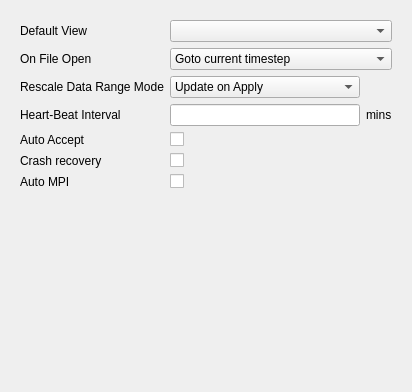
<?xml version="1.0" encoding="UTF-8"?>
<ui version="4.0">
 <class>pqApplicationOptions</class>
 <widget class="QWidget" name="pqApplicationOptions">
  <property name="geometry">
   <rect>
    <x>0</x>
    <y>0</y>
    <width>412</width>
    <height>392</height>
   </rect>
  </property>
  <property name="windowTitle">
   <string>Form</string>
  </property>
  <layout class="QVBoxLayout">
   <item>
    <widget class="QStackedWidget" name="stackedWidget">
     <property name="currentIndex">
      <number>0</number>
     </property>
     <widget class="QWidget" name="General">
      <layout class="QGridLayout">
       <item row="0" column="0">
        <widget class="QLabel" name="label_4">
         <property name="text">
          <string>Default View</string>
         </property>
        </widget>
       </item>
       <item row="0" column="1" colspan="2">
        <widget class="QComboBox" name="DefaultViewType"/>
       </item>
       <item row="3" column="0">
        <widget class="QLabel" name="label">
         <property name="text">
          <string>Heart-Beat Interval</string>
         </property>
        </widget>
       </item>
       <item row="3" column="1">
        <widget class="QLineEdit" name="HeartBeatTimeout">
         <property name="toolTip">
          <string>&lt;html&gt;&lt;p&gt;Set the interval in &lt;b&gt;minutes&lt;/b&gt; after which the client sends a heart beat message to the server to avoid connection termination due to inactivity. &lt;b&gt;0&lt;/b&gt; means no heartbeats.&lt;/p&gt;&lt;/html&gt;</string>
         </property>
         <property name="statusTip">
          <string>&lt;html&gt;&lt;p&gt;Set the interval in &lt;b&gt;minutes&lt;/b&gt; after which the client sends a heart beat message to the server to avoid connection termination due to inactivity. &lt;b&gt;0&lt;/b&gt; means no heartbeats.&lt;/p&gt;&lt;/html&gt;</string>
         </property>
         <property name="whatsThis">
          <string>&lt;html&gt;&lt;p&gt;Set the interval in &lt;b&gt;minutes&lt;/b&gt; after which the client sends a heart beat message to the server to avoid connection termination due to inactivity. &lt;b&gt;0&lt;/b&gt; means no heartbeats.&lt;/p&gt;&lt;/html&gt;</string>
         </property>
        </widget>
       </item>
       <item row="3" column="2">
        <widget class="QLabel" name="label_2">
         <property name="sizePolicy">
          <sizepolicy hsizetype="Fixed" vsizetype="Fixed">
           <horstretch>0</horstretch>
           <verstretch>0</verstretch>
          </sizepolicy>
         </property>
         <property name="text">
          <string>mins</string>
         </property>
        </widget>
       </item>
       <item row="4" column="0">
        <widget class="QLabel" name="label_3">
         <property name="text">
          <string>Auto Accept</string>
         </property>
        </widget>
       </item>
       <item row="4" column="1">
        <widget class="QCheckBox" name="AutoAccept">
         <property name="text">
          <string/>
         </property>
        </widget>
       </item>
       <item row="5" column="0">
        <widget class="QLabel" name="label_5">
         <property name="text">
          <string>Crash recovery</string>
         </property>
        </widget>
       </item>
       <item row="5" column="1">
        <widget class="QCheckBox" name="CrashRecovery">
         <property name="text">
          <string/>
         </property>
        </widget>
       </item>
       <item row="6" column="0">
        <widget class="QLabel" name="label_6">
         <property name="text">
          <string>Auto MPI</string>
         </property>
        </widget>
       </item>
       <item row="6" column="1">
        <widget class="QCheckBox" name="AutoMPI">
         <property name="text">
          <string/>
         </property>
        </widget>
       </item>
       <item row="7" column="0" colspan="3">
        <spacer>
         <property name="orientation">
          <enum>Qt::Vertical</enum>
         </property>
         <property name="sizeHint" stdset="0">
          <size>
           <width>364</width>
           <height>157</height>
          </size>
         </property>
        </spacer>
       </item>
       <item row="1" column="0">
        <widget class="QLabel" name="label_7">
         <property name="text">
          <string>On File Open</string>
         </property>
        </widget>
       </item>
       <item row="1" column="1" colspan="2">
        <widget class="QComboBox" name="DefaultTimeStepMode">
         <property name="toolTip">
          <string>&lt;!DOCTYPE HTML PUBLIC &quot;-//W3C//DTD HTML 4.0//EN&quot; &quot;http://www.w3.org/TR/REC-html40/strict.dtd&quot;&gt;
&lt;html&gt;&lt;head&gt;&lt;meta name=&quot;qrichtext&quot; content=&quot;1&quot; /&gt;&lt;style type=&quot;text/css&quot;&gt;
p, li { white-space: pre-wrap; }
&lt;/style&gt;&lt;/head&gt;&lt;body style=&quot; font-family:'Helvetica'; font-size:9pt; font-weight:400; font-style:normal;&quot;&gt;
&lt;p align=&quot;center&quot; style=&quot; margin-top:0px; margin-bottom:0px; margin-left:0px; margin-right:0px; -qt-block-indent:0; text-indent:0px;&quot;&gt;Control the timestep shown by ParaView by default when a dataset with multiple timesteps is opened.&lt;/p&gt;&lt;/body&gt;&lt;/html&gt;</string>
         </property>
         <item>
          <property name="text">
           <string>Goto current timestep</string>
          </property>
         </item>
         <item>
          <property name="text">
           <string>Goto last timestep</string>
          </property>
         </item>
        </widget>
       </item>
       <item row="2" column="0">
        <widget class="QLabel" name="label_8">
         <property name="text">
          <string>Rescale Data Range Mode</string>
         </property>
        </widget>
       </item>
       <item row="2" column="1">
        <widget class="QComboBox" name="RescaleDataRangeMode">
         <property name="toolTip">
          <string>&lt;!DOCTYPE HTML PUBLIC &quot;-//W3C//DTD HTML 4.0//EN&quot; &quot;http://www.w3.org/TR/REC-html40/strict.dtd&quot;&gt;
&lt;html&gt;&lt;head&gt;&lt;meta name=&quot;qrichtext&quot; content=&quot;1&quot; /&gt;&lt;style type=&quot;text/css&quot;&gt;
p, li { white-space: pre-wrap; }
&lt;/style&gt;&lt;/head&gt;&lt;body style=&quot; font-family:'Helvetica'; font-size:9pt; font-weight:400; font-style:normal;&quot;&gt;
&lt;p align=&quot;center&quot; style=&quot; margin-top:0px; margin-bottom:0px; margin-left:0px; margin-right:0px; -qt-block-indent:0; text-indent:0px;&quot;&gt;Controls how the ranges for scalar mapping to colors is adjusted.&lt;/p&gt;&lt;/body&gt;&lt;/html&gt;</string>
         </property>
         <item>
          <property name="text">
           <string>Update on Apply</string>
          </property>
         </item>
         <item>
          <property name="text">
           <string>Grow every timestep</string>
          </property>
         </item>
        </widget>
       </item>
      </layout>
     </widget>
     <widget class="QWidget" name="Colors">
      <layout class="QVBoxLayout">
       <item>
        <widget class="QTextEdit" name="textEdit">
         <property name="enabled">
          <bool>false</bool>
         </property>
         <property name="readOnly">
          <bool>true</bool>
         </property>
         <property name="html">
          <string>&lt;!DOCTYPE HTML PUBLIC &quot;-//W3C//DTD HTML 4.0//EN&quot; &quot;http://www.w3.org/TR/REC-html40/strict.dtd&quot;&gt;
&lt;html&gt;&lt;head&gt;&lt;meta name=&quot;qrichtext&quot; content=&quot;1&quot; /&gt;&lt;style type=&quot;text/css&quot;&gt;
p, li { white-space: pre-wrap; }
&lt;/style&gt;&lt;/head&gt;&lt;body style=&quot; font-family:'Helvetica'; font-size:9pt; font-weight:400; font-style:normal;&quot;&gt;
&lt;p style=&quot; margin-top:0px; margin-bottom:0px; margin-left:0px; margin-right:0px; -qt-block-indent:0; text-indent:0px;&quot;&gt;These are color categories. When assigning colors to objects, one can select one of these catergories. In that case if color is changed in this dialog, then all colors assigned to the same category are updated automatically.&lt;/p&gt;&lt;/body&gt;&lt;/html&gt;</string>
         </property>
         <property name="acceptRichText">
          <bool>false</bool>
         </property>
        </widget>
       </item>
       <item>
        <widget class="pqColorChooserButton" name="ForegroundColor">
         <property name="sizePolicy">
          <sizepolicy hsizetype="Minimum" vsizetype="Fixed">
           <horstretch>0</horstretch>
           <verstretch>0</verstretch>
          </sizepolicy>
         </property>
         <property name="text">
          <string>Foreground Color</string>
         </property>
        </widget>
       </item>
       <item>
        <widget class="pqColorChooserButton" name="BackgroundColor">
         <property name="sizePolicy">
          <sizepolicy hsizetype="Minimum" vsizetype="Fixed">
           <horstretch>0</horstretch>
           <verstretch>0</verstretch>
          </sizepolicy>
         </property>
         <property name="text">
          <string>Background Color</string>
         </property>
        </widget>
       </item>
       <item>
        <widget class="pqColorChooserButton" name="SurfaceColor">
         <property name="sizePolicy">
          <sizepolicy hsizetype="Minimum" vsizetype="Fixed">
           <horstretch>0</horstretch>
           <verstretch>0</verstretch>
          </sizepolicy>
         </property>
         <property name="text">
          <string>Surface Color</string>
         </property>
        </widget>
       </item>
       <item>
        <widget class="pqColorChooserButton" name="TextAnnotationColor">
         <property name="sizePolicy">
          <sizepolicy hsizetype="Minimum" vsizetype="Fixed">
           <horstretch>0</horstretch>
           <verstretch>0</verstretch>
          </sizepolicy>
         </property>
         <property name="text">
          <string>Text Color</string>
         </property>
        </widget>
       </item>
       <item>
        <widget class="pqColorChooserButton" name="SelectionColor">
         <property name="sizePolicy">
          <sizepolicy hsizetype="Minimum" vsizetype="Fixed">
           <horstretch>0</horstretch>
           <verstretch>0</verstretch>
          </sizepolicy>
         </property>
         <property name="text">
          <string>Selection Color</string>
         </property>
        </widget>
       </item>
       <item>
        <widget class="pqColorChooserButton" name="EdgeColor">
         <property name="sizePolicy">
          <sizepolicy hsizetype="Minimum" vsizetype="Fixed">
           <horstretch>0</horstretch>
           <verstretch>0</verstretch>
          </sizepolicy>
         </property>
         <property name="text">
          <string>Edge Color</string>
         </property>
        </widget>
       </item>
       <item>
        <layout class="QHBoxLayout">
         <item>
          <widget class="QToolButton" name="Palette">
           <property name="text">
            <string>Choose Palette</string>
           </property>
           <property name="popupMode">
            <enum>QToolButton::MenuButtonPopup</enum>
           </property>
           <property name="toolButtonStyle">
            <enum>Qt::ToolButtonTextBesideIcon</enum>
           </property>
           <property name="autoRaise">
            <bool>false</bool>
           </property>
           <property name="arrowType">
            <enum>Qt::NoArrow</enum>
           </property>
          </widget>
         </item>
         <item>
          <spacer>
           <property name="orientation">
            <enum>Qt::Horizontal</enum>
           </property>
           <property name="sizeHint" stdset="0">
            <size>
             <width>53</width>
             <height>28</height>
            </size>
           </property>
          </spacer>
         </item>
         <item>
          <widget class="QPushButton" name="ResetColorsToDefault">
           <property name="text">
            <string>Reset to Default</string>
           </property>
          </widget>
         </item>
        </layout>
       </item>
       <item>
        <spacer>
         <property name="orientation">
          <enum>Qt::Vertical</enum>
         </property>
         <property name="sizeHint" stdset="0">
          <size>
           <width>364</width>
           <height>16</height>
          </size>
         </property>
        </spacer>
       </item>
      </layout>
     </widget>
     <widget class="QWidget" name="Animation">
      <layout class="QGridLayout">
       <item row="0" column="0" colspan="2">
        <widget class="QCheckBox" name="AnimationCacheGeometry">
         <property name="toolTip">
          <string>Cache geometry during playback.</string>
         </property>
         <property name="text">
          <string>Cache Geometry</string>
         </property>
         <property name="checked">
          <bool>true</bool>
         </property>
        </widget>
       </item>
       <item row="1" column="0">
        <widget class="QLabel" name="AnimationCacheLimitLabel">
         <property name="toolTip">
          <string>&lt;html&gt;Set the cache limit (in KBs) per node. If while playing animations, the cache size on any node goes beyond this threshold, caching will automatically be disabled.&lt;/html&gt;</string>
         </property>
         <property name="text">
          <string>Cache Limit (in KBs)</string>
         </property>
        </widget>
       </item>
       <item row="1" column="1">
        <widget class="QSpinBox" name="AnimationCacheLimit">
         <property name="toolTip">
          <string>&lt;html&gt;Set the cache limit (in KBs) per node. If while playing animations, the cache size on any node goes beyond this threshold, caching will automatically be disabled.&lt;/html&gt;</string>
         </property>
         <property name="minimum">
          <number>10</number>
         </property>
         <property name="maximum">
          <number>999999999</number>
         </property>
         <property name="singleStep">
          <number>100</number>
         </property>
        </widget>
       </item>
       <item row="2" column="0" colspan="2">
        <spacer>
         <property name="orientation">
          <enum>Qt::Vertical</enum>
         </property>
         <property name="sizeHint" stdset="0">
          <size>
           <width>358</width>
           <height>101</height>
          </size>
         </property>
        </spacer>
       </item>
      </layout>
     </widget>
     <widget class="QWidget" name="Charts">
      <layout class="QGridLayout">
       <item row="0" column="0">
        <layout class="QGridLayout">
         <property name="spacing">
          <number>2</number>
         </property>
         <item row="0" column="0" colspan="2">
          <widget class="QLabel" name="label_6">
           <property name="text">
            <string>Hidden Series</string>
           </property>
          </widget>
         </item>
         <item row="1" column="1">
          <widget class="QPushButton" name="ChartNewHiddenSeries">
           <property name="toolTip">
            <string>Add a regular expression to the hidden series list.</string>
           </property>
           <property name="text">
            <string>New</string>
           </property>
          </widget>
         </item>
         <item row="2" column="1">
          <widget class="QPushButton" name="ChartDeleteHiddenSeries">
           <property name="toolTip">
            <string>Remove the selected regular expression from the hidden series list.</string>
           </property>
           <property name="text">
            <string>Delete</string>
           </property>
          </widget>
         </item>
         <item row="3" column="1">
          <spacer name="verticalSpacer">
           <property name="orientation">
            <enum>Qt::Vertical</enum>
           </property>
           <property name="sizeHint" stdset="0">
            <size>
             <width>20</width>
             <height>118</height>
            </size>
           </property>
          </spacer>
         </item>
         <item row="1" column="0" rowspan="4">
          <widget class="QListWidget" name="ChartHiddenSeries">
           <property name="sizePolicy">
            <sizepolicy hsizetype="Expanding" vsizetype="Expanding">
             <horstretch>1</horstretch>
             <verstretch>0</verstretch>
            </sizepolicy>
           </property>
           <property name="toolTip">
            <string>By default, all series in a data set are initially shown in a chart except those with names that match the regular expressions in this list.</string>
           </property>
           <property name="selectionMode">
            <enum>QAbstractItemView::ExtendedSelection</enum>
           </property>
          </widget>
         </item>
         <item row="4" column="1">
          <widget class="QPushButton" name="ChartResetHiddenSeries">
           <property name="toolTip">
            <string>Reset the hidden series list to the defaults that come with ParaView.</string>
           </property>
           <property name="text">
            <string>Reset to Default</string>
           </property>
          </widget>
         </item>
        </layout>
       </item>
       <item row="1" column="0">
        <spacer name="verticalSpacer_2">
         <property name="orientation">
          <enum>Qt::Vertical</enum>
         </property>
         <property name="sizeHint" stdset="0">
          <size>
           <width>20</width>
           <height>116</height>
          </size>
         </property>
        </spacer>
       </item>
      </layout>
     </widget>
    </widget>
   </item>
  </layout>
 </widget>
 <customwidgets>
  <customwidget>
   <class>pqColorChooserButton</class>
   <extends>QToolButton</extends>
   <header>pqColorChooserButton.h</header>
  </customwidget>
 </customwidgets>
 <resources/>
 <connections/>
 <designerdata>
  <property name="gridDeltaX">
   <number>2</number>
  </property>
  <property name="gridDeltaY">
   <number>2</number>
  </property>
  <property name="gridSnapX">
   <bool>true</bool>
  </property>
  <property name="gridSnapY">
   <bool>true</bool>
  </property>
  <property name="gridVisible">
   <bool>true</bool>
  </property>
 </designerdata>
</ui>
